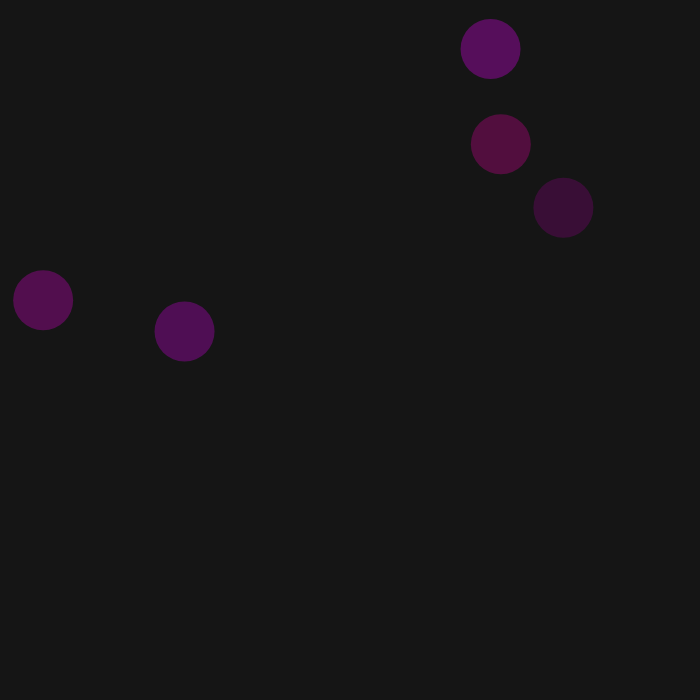
Frame 1 (no input)
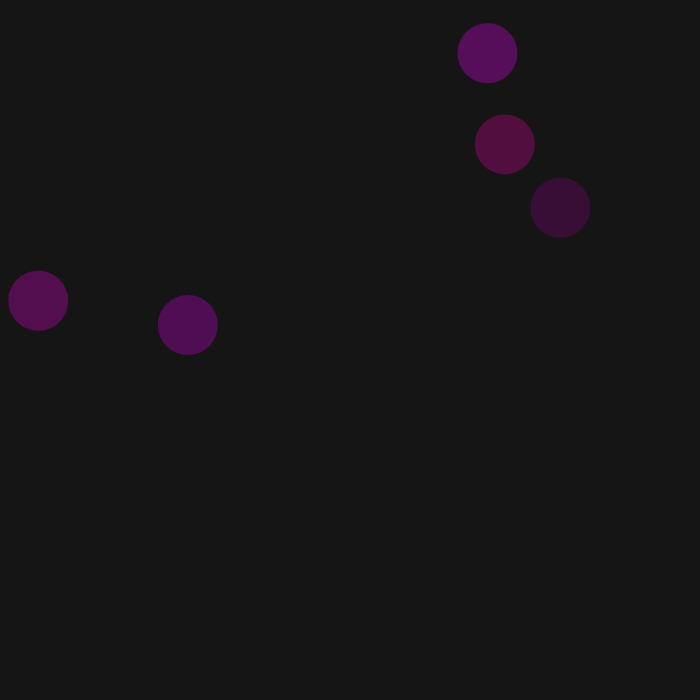
Frame 60 (no input)
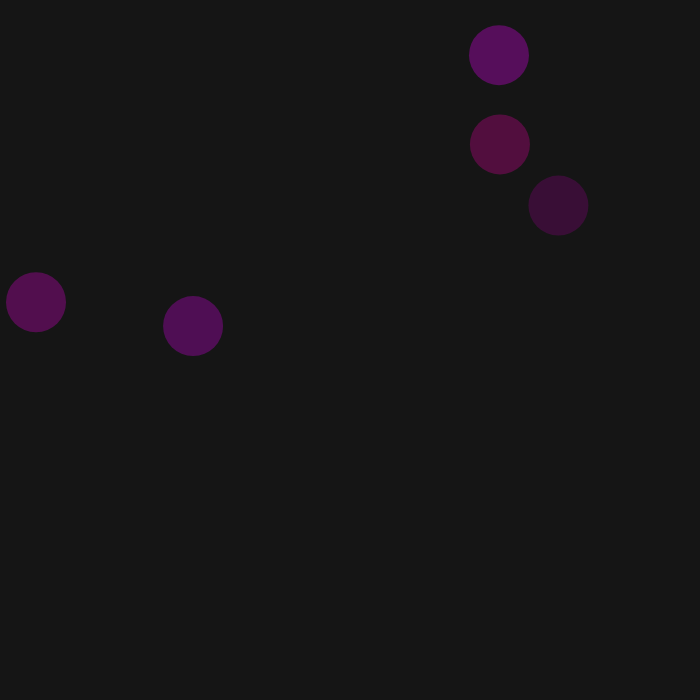
Frame 120 (the mouse pressed at the canvas centre since frame 60)

The p5.js sketch that drew these frames (run headless with seeded random() and noise() and a simulated clock; from frame 60 on, the mouse is pressed at the canvas centre):

// p5.js sketch
// ── sketch.js
var cells = [];

function setup(){
  createCanvas(700,700);
  ellipse(34,43,10,10);
  for(var i = 0; i < 5; i++)
  cells.push(new Cell());
}

function draw(){
  background(21);
  for(var i = 0; i < cells.length; i++){
    cells[i].move();
    cells[i].show();
  }
}

function mousePressed(){
  for(var i = cells.length-1; i >= 0; i--)
  {
    if(cells[i].clicked(mouseX,mouseY))
    {
      cells.push(cells[i].mitosis());
      cells.push(cells[i].mitosis());
      cells.splice(i, 1);
      break;
    }
  }
}

// ── cell.js
function Cell(pos, r, col){

  if(pos){
    this.pos = pos.copy();
  }else{
    this.pos = createVector(random(width),
               random(height));
  }

  this.r   = r   || 60;
  this.c   = col || color(random(100, 255),
                    0,
                    random(100,255), 80);

  this.clicked = function(x, y){
    var d = dist(this.pos.x, this.pos.y, x, y);
    return d <= this.r/2;
  }

  this.mitosis = function(){
    //this.pos.x += random(this.r*2);
    var cell = new Cell(this.pos, this.r*0.8, this.c);
    return cell;
  }

  this.move = function(){
    var vel = p5.Vector.random2D();
    this.pos.add(vel);
  }

  this.show = function(){
    noStroke();
    fill(this.c);
    ellipse(this.pos.x, this.pos.y, this.r, this.r);
  }


}
